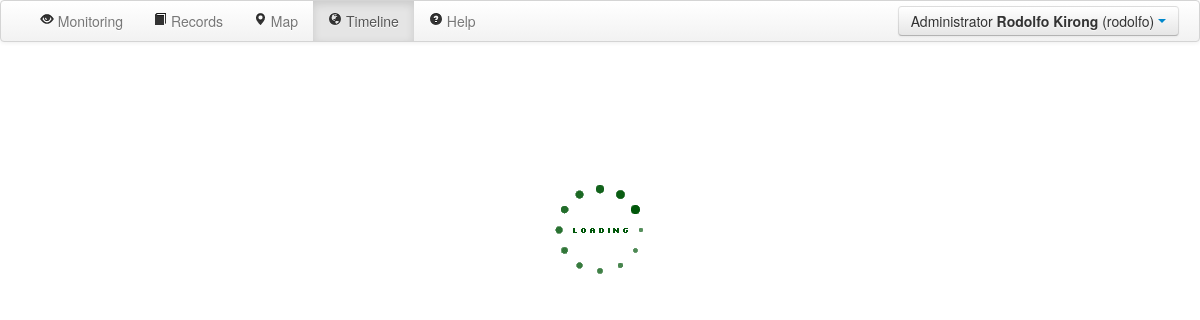
The app's page /timeline/ (signed in) with its own data.
### serveus/models.py (models this page shows, shortened)
class UserType(db.Model):
	__tablename__ = 'usertype'
	id = db.Column(db.Integer, primary_key=True)
	name = db.Column(db.String(80), unique=True)
	users = db.relationship('User', backref='usertype', lazy='dynamic')
	@staticmethod
	def get_administrator():
		return UserType.query.filter(UserType.name=='Administrator').first()
	@staticmethod
	def get_microscopist():
		return UserType.query.filter(UserType.name=='Medical Technologist').first()
	def __init__(self, name=""):
		self.name = name
	def __repr__(self):
		return '<UserType %r>' % self.name
	def __str__(self):
		return self.name

class User(db.Model, UserMixin):
	__tablename__ = 'user'
	id = db.Column(db.Integer, primary_key=True)
	username = db.Column(db.String(80), unique=True)
	password = db.Column(db.String(120))
	firstname = db.Column(db.String(100))
	lastname = db.Column(db.String(100))
	usertype_id = db.Column(db.Integer, db.ForeignKey('usertype.id'))
	case =  db.relationship('Case', backref='user', lazy='dynamic')
	contact = db.Column(db.String(80))
	email = db.Column(db.String(80), unique=True)
	chunklists = db.relationship('Chunklist', backref='user', lazy='dynamic')
	"""
	@models_committed.connect_via(app)
	def on_models_committed(sender, changes):
		for obj, method in changes:
			if method == 'insert' and type(obj) == User:
				body = '''Greetings, %s %s! You have successfully been registered to the system. Your temporary password is <b>%s</b>.<br><br>Below are your account details:<br><br>Username: %s<br>User type: %s<br>Contact number: %s<br>Email: %s<br><br>Please login and change your password. Thank you!''' % (obj.firstname, obj.lastname, '123', obj.username, obj.usertype, obj.contact, obj.email)
				msg = Message('Outbreak Monitoring', sender="cvmig.group.23@gmail.com", recipients=['generic@mailinator.com',obj.email])
				msg.html = body
				mail.send(msg)
	"""
	def is_administrator(self):
		return self.usertype == UserType.get_administrator()
	def is_microscopist(self):
		return self.usertype == UserType.get_microscopist()
	def is_doctor(self):
		return self.usertype == UserType.get_doctor()
	def __init__(self, firstname="", lastname="", username="", password="", contact="", email=""):
		self.firstname = firstname
		self.lastname = lastname
		self.username = username
		self.password = password
		self.contact = contact
		self.email = email
	def __repr__(self):
		return '<User %r %r (%r)>' % (self.firstname, self.lastname, self.username)
	def __str__(self):
		return self.username

### serveus/views.py (the view, shortened to what this page needs)
@app.route('/timeline/')
@allowed([get_admin, get_doctor])
@login_required
def timeline():
    lat = request.args.get('lat')
    lng = request.args.get('lng')
    zoom = request.args.get('zoom')
    bound_start = date_start = request.args.get('date_start')
    bound_end = date_end = request.args.get('date_end')
    print str(bound_start)
    default_view = False
    if not (zoom and date_start and date_end):
        default_view = True
        date_start = datetime.date.today()-datetime.timedelta(days=30)
        date_end = datetime.date.today()
        zoom = 7
        case_list = Case.query.all()
        bound_end = None
        bound_start = None
    case_list = [i for i in case_list]
    min_date = case_list[0].date
    max_date = case_list[0].date
    sorted_list = {'Any Disease': [], 'Test Data': []}
    for i in case_list:
        if i.test:
            sorted_list["Test Data"].append((str(i.lat)+','+str(i.lng),i.date))
        else:
            sorted_list["Any Disease"].append((str(i.lat)+','+str(i.lng),i.date))
        if i.date > max_date:
            max_date = i.date
        if i.date < min_date:
            min_date = i.date
    '''
    date_start = str(min_date.year) + '-' + str(min_date.month) + '-' + str(min_date.day)
    date_end = str(max_date.year) + '-' + str(max_date.month) + '-' + str(max_date.day)
    '''
    date_start = min_date
    date_end = max_date
    if default_view:
        bound_end = max_date + datetime.timedelta(days=1)
        bound_start = min_date - datetime.timedelta(days=1)
    if default_view or not(lat and lng):
        max_y = max_x = 0
        min_y = min_x = 9999
        for i in case_list:
            if i.lat > max_y:
                max_y = i.lat
            if i.lng > max_x:
                max_x = i.lng
            if i.lat < min_y:
                min_y = i.lat
            if i.lng < min_x:
                min_x = i.lng
        lat = (min_y + max_y)/2
        lng = (min_x + max_x)/2
        try:
            zoom = math.floor(math.log(480 * 360 / (((max_y - min_y)+(max_x - min_x))/2) / 256) / 0.6931471805599453);
        except Exception, e:
            zoom = 7
            lat = 10.422988
            lng = 120.629883
    return render_template("timeline.html", lat = lat, lng = lng, zoom = zoom, case_list = sorted_list, date_start = date_start, date_end = date_end, user = current_user, bound_end=bound_end, bound_start = bound_start, menu_active='timeline')

### serveus/views.py (called while the page is built)
def get_admin():
    return UserType.query.filter(UserType.name == 'Administrator').first()

def get_doctor():
    return UserType.query.filter(UserType.name == 'Validator').first()

def allowed(types=[]):
    def decorator(function):
        @wraps(function)
        def returned(*args, **kwargs):
            other = [i() for i in types]
            if current_user.usertype in other:
                return function(*args, **kwargs)
            else:
                abort(401)
        return returned
    return decorator

@login_manager.user_loader
def load_user(userid):
    return User.query.get(userid)

### serveus/templates/timeline.html (shortened to what this page needs)
{% extends "layout.html" %}
{% block script %}
        <link href="/static/css/iThing-min.css" rel="stylesheet">
{% endblock %}
{% block content %}
        <div id="loading_block" style="height: 100px; width: 100%; margin-top: 15%; text-align: center; z-index: 100;"><img src="/static/images/loading.gif"/></div>
        <div id="map-canvas" class="google-maps" style="height: calc(100% - 42px); width: 100%; margin: -20px 0 0; display: "></div>
{% endblock %}

### serveus/templates/layout.html (shortened to what this page needs)
<!DOCTYPE html>
<html>
	<head>
		<link href="/static/css/bootstrap.min.css" rel="stylesheet" media="screen">
		<link href="/static/css/bootstrap-responsive.css" rel="stylesheet">
        <link href="/static/css/eyecon-datepicker.css" rel="stylesheet">
        <link href="/static/css/bootstrap-image-gallery.css" rel="stylesheet">
		{% block script %}
		{% endblock %}
	</head>
	<body>
		<div class="navbar" style="width: 100%;">
			<div class="navbar-inner">
                <ul class="nav pull-right">
                    <div class="btn-group">
                        <a class="btn dropdown-toggle" data-toggle="dropdown" href="#">
							{{user.usertype.name}} <b>{{user.firstname}} {{user.lastname}}</b> ({{ user.username }})
                        <span class="caret"></span>
                        </a>
                    </div>
                </ul>
                <div class="nav-collapse collapse">
                    <div>
                        <ul class="nav pull-left">
                            <li>&nbsp</li>
							{% if not user.is_microscopist() %}<li {% if menu_active == 'monitoring' %}class="active"{% endif %}><a href="/monitoring/"><i class="icon-eye-open"></i> Monitoring</a></li>{% endif %}
                            <li {% if menu_active == 'records' %}class="active"{% endif %}><a href="/records/"><i class="icon-book"></i> Records</a></li>
                            {% if not user.is_microscopist() %}<li {% if menu_active == 'map' %}class="active"{% endif %}><a href="/map/"><i class="icon-map-marker"></i> Map</a></li>{% endif %}
                            {% if not user.is_microscopist() %}<li {% if menu_active == 'timeline' %}class="active"{% endif %}><a href="/timeline/"><i class="icon-globe"></i> Timeline</a></li>{% endif %}
                            <li><a href="#helpModal" id="help" data-toggle="modal"><i class="icon-question-sign"></i> Help</a></li>
                        </ul>
                    </div>
                </div>
			</div>
		</div>
		{% block content %}
		{% endblock %}
	</body>
</html>

### serveus/templates/timeline.html (style rules this page uses)
html, body { height: 100%; margin: 0 0 0; padding: 0 0 0; }
#loading_block { position: fixed; top: 0; left: 0; width: 100%; height: 100%; z-index:99; }

### records on screen
UserType: usertype.name "Administrator"
User: firstname "Rodolfo", lastname "Kirong", username "rodolfo"
